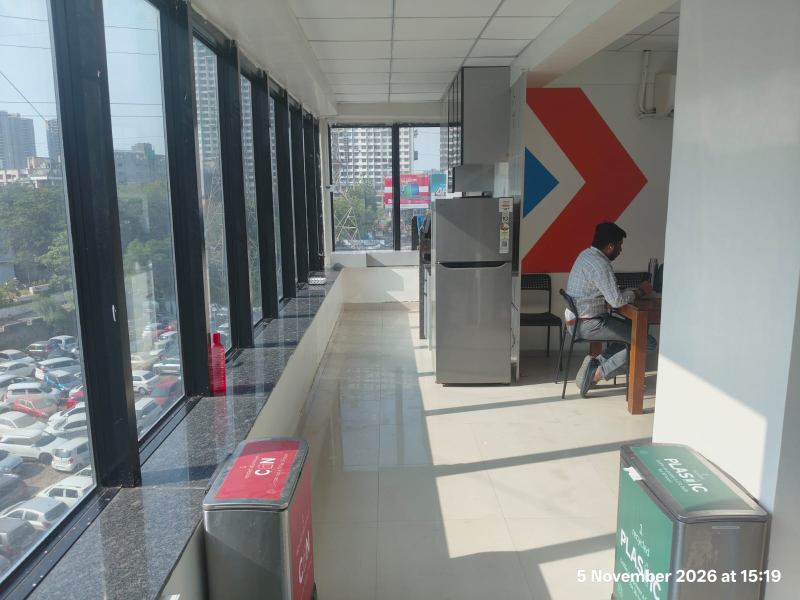
#> input picture references/img/photos/WhatsApp Image 2026-11-05 at 15.25.08 (2).jpeg, 1600 x 1200 px (shown at 1/2 size)
$ python make_backdrop.py
#> lines starting #> are read from the running program, lines starting #| are printed output that depends on the picture
"""Window view plate (TASK-1.28): hazy city outside the window wall -> assets/decals/window_backdrop.jpg.
Sky gradient + procedural hazy towers + tree band + parked-car lot tiled from photo 08 (2) (left window pane).
Plate covers game x -30..42 (72 m), y -14..31 (45 m) at z=-30 (see blender/materials.py)."""
import random, os, math
from PIL import Image, ImageDraw, ImageFilter, ImageEnhance

ROOT = os.path.dirname(os.path.dirname(os.path.abspath(__file__)))
PH = os.path.join(ROOT, "references/img/photos/WhatsApp Image 2026-11-05 at 15.25.08 (2).jpeg")
W, H = 2304, 1440          # 32 px/m
PPM = W / 72.0
rng = random.Random(5)
img = Image.new("RGB", (W, H))
#> img: PIL image 2304x1440 RGB; every value is 0
d = ImageDraw.Draw(img)

def row(y_m):  # world y (m) -> pixel row
    return int(H - (y_m + 14) * PPM)

# sky: blue at the top, pale haze at the horizon (y ~ 8 m)
for y in range(H):
    t = min(1.0, max(0.0, (row(8) - y) / (row(8) - 0)))
    c = [int(a + (b - a) * t) for a, b in zip((222, 232, 238), (126, 172, 222))]
    d.line([(0, y), (W, y)], fill=tuple(c))

# hazy towers
for _ in range(46):
    w = rng.uniform(5, 12); h = rng.uniform(10, 38)
    x = rng.uniform(0, 72 - w)
    hz = rng.uniform(0.35, 0.75)  # haze: farther = closer to the sky colour
    base = rng.choice([(176, 178, 182), (196, 184, 168), (160, 168, 180), (214, 210, 200), (150, 154, 160)])
    col = tuple(int(c * (1 - hz) + s * hz) for c, s in zip(base, (214, 226, 236)))
    x0, x1, y0, y1 = int(x * PPM), int((x + w) * PPM), row(-4 + h), row(-4)
    d.rectangle([x0, y0, x1, y1], fill=col)
    win = tuple(int(c * 0.93) for c in col)
    lit = tuple(min(255, int(c * 1.03)) for c in col)
    for yy in range(y0 + 10, y1 - 8, 22):
        d.line([(x0, yy), (x1, yy)], fill=lit, width=3)
        for xx in range(x0 + 8, x1 - 10, 20):
            d.rectangle([xx, yy + 5, xx + 11, yy + 16], fill=win)
#> this loop made 46 passes
#> (col, win, lit) on passes 1 to 12: ((196, 206, 215), (182, 191, 199), (201, 212, 221)), ((206, 209, 209), (191, 194, 194), (212, 215, 215)), ((186, 194, 203), (172, 180, 188), (191, 199, 209)), ((214, 216, 215), (199, 200, 199), (220, 222, 221)), ((206, 209, 208), (191, 194, 193), (212, 215, 214)), ((207, 211, 212), (192, 196, 197), (213, 217, 218)), ((206, 207, 206), (191, 192, 191), (212, 213, 212)), ((214, 221, 226), (199, 205, 210), (220, 227, 232)), ((191, 197, 204), (177, 183, 189), (196, 202, 210)), ((191, 202, 212), (177, 187, 197), (196, 208, 218)), ((207, 210, 210), (192, 195, 195), (213, 216, 216)), ((204, 213, 221), (189, 198, 205), (210, 219, 227))
img = img.filter(ImageFilter.GaussianBlur(3.2)); d = ImageDraw.Draw(img)
#> after `img = img.filter(ImageFilter.GaussianBlur(3.2))`:
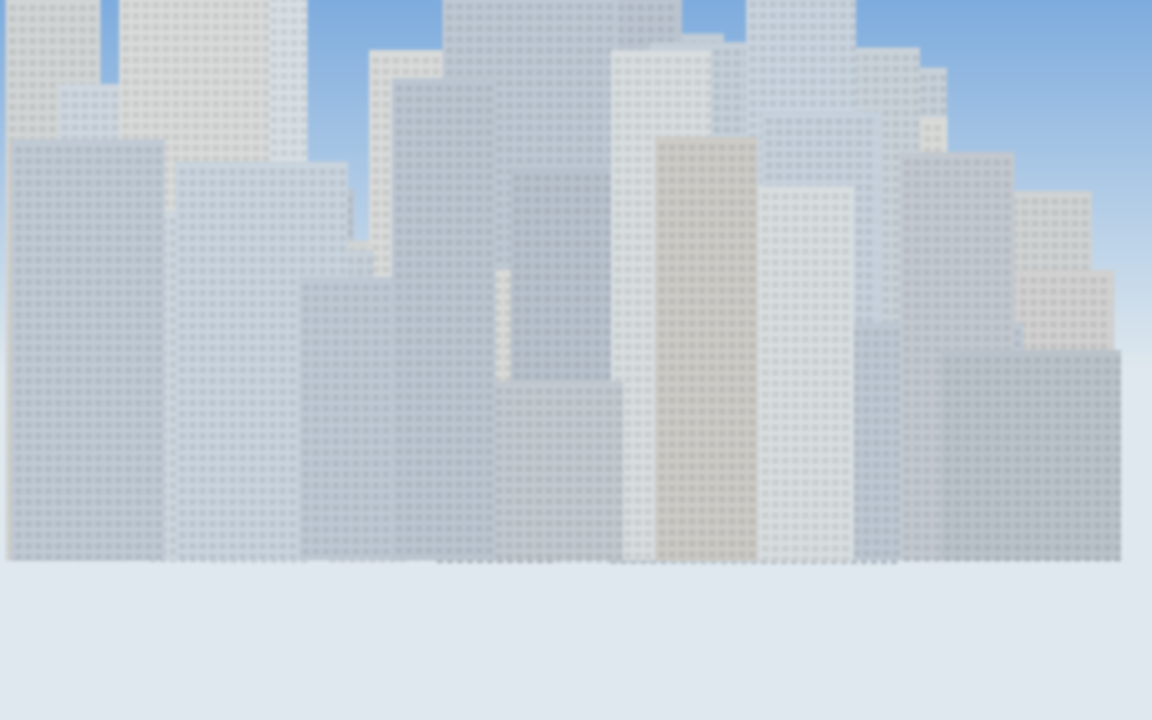
#> img: PIL image 2304x1440 RGB (shown at 1/2 size); mean R, G, B 196, 206.5, 215.6

# tree band, y -6 .. 6 m
d.rectangle([0, row(3), W, row(-6)], fill=(70, 92, 56))
for _ in range(2600):
    cx = rng.uniform(0, W); cy = row(rng.uniform(-6, 5.5)); r = rng.uniform(7, 20)
    g = rng.randint(78, 120)
    d.ellipse([cx - r, cy - r, cx + r, cy + r], fill=(g - 18, g + rng.randint(2, 18), g - 34))
img = img.filter(ImageFilter.GaussianBlur(2.4)); d = ImageDraw.Draw(img)
#> after `img = img.filter(ImageFilter.GaussianBlur(2.4))`:
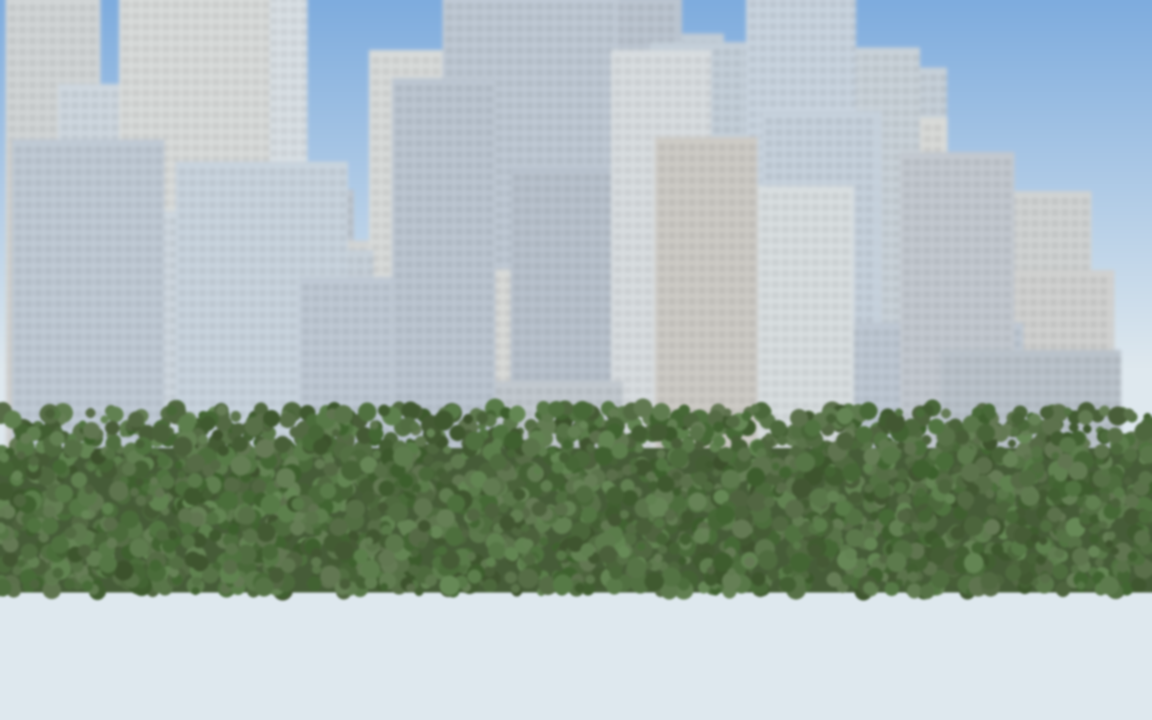
#> img: PIL image 2304x1440 RGB (shown at 1/2 size); mean R, G, B 166.5, 181.8, 178.3

# ground behind the cars (dusty lot), y -14 .. -3
d.rectangle([0, row(-3.5), W, H], fill=(150, 138, 120))

# parked cars: tile the clean left pane of the window photo, alternate mirroring, jitter brightness
src = Image.open(PH)
#> src is the input picture: PIL image 1600x1200 RGB; mean R, G, B 129.2, 133, 132.3
k = src.size[0] / 900
#> k = 1.78
pane = src.crop((int(2 * k), int(378 * k), int(88 * k), int(560 * k)))   # cars through the first window
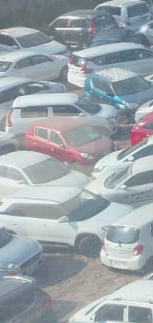
#> pane: PIL image 153x323 RGB; mean R, G, B 156.4, 165.2, 170.7
pane = ImageEnhance.Contrast(pane).enhance(1.1)
th = row(-3.5) - 0
th = H - row(-3.5)
th = int(th)
pane = pane.resize((int(pane.width * th / pane.height), th), Image.LANCZOS)
#> pane: PIL image 159x336 RGB
x = -rng.randint(0, pane.width)
#> x = -27
flip = False
while x < W:
    p = pane
    p = ImageEnhance.Brightness(p).enhance(rng.uniform(0.9, 1.08))
    img.paste(p, (x, H - th))
    x += pane.width - rng.randint(10, 40)
#> this loop made 18 passes
#> x on passes 1 to 12: 107, 250, 383, 513, 654, 787, 906, 1046, 1173, 1299, 1431, 1577
#> pass 1, `p = ImageEnhance.Brightness(p).enhance(rng.uniform(0.9, 1.08))`:
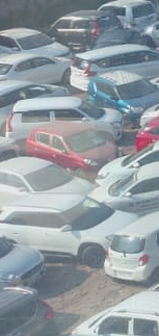
#> p: PIL image 159x336 RGB; mean R, G, B 146.5, 155.7, 161.5
#> pass 2, `p = ImageEnhance.Brightness(p).enhance(rng.uniform(0.9, 1.08))`:
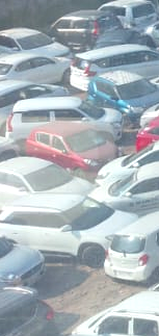
#> p: PIL image 159x336 RGB; mean R, G, B 166.9, 177.2, 183.7
#> after the loop:
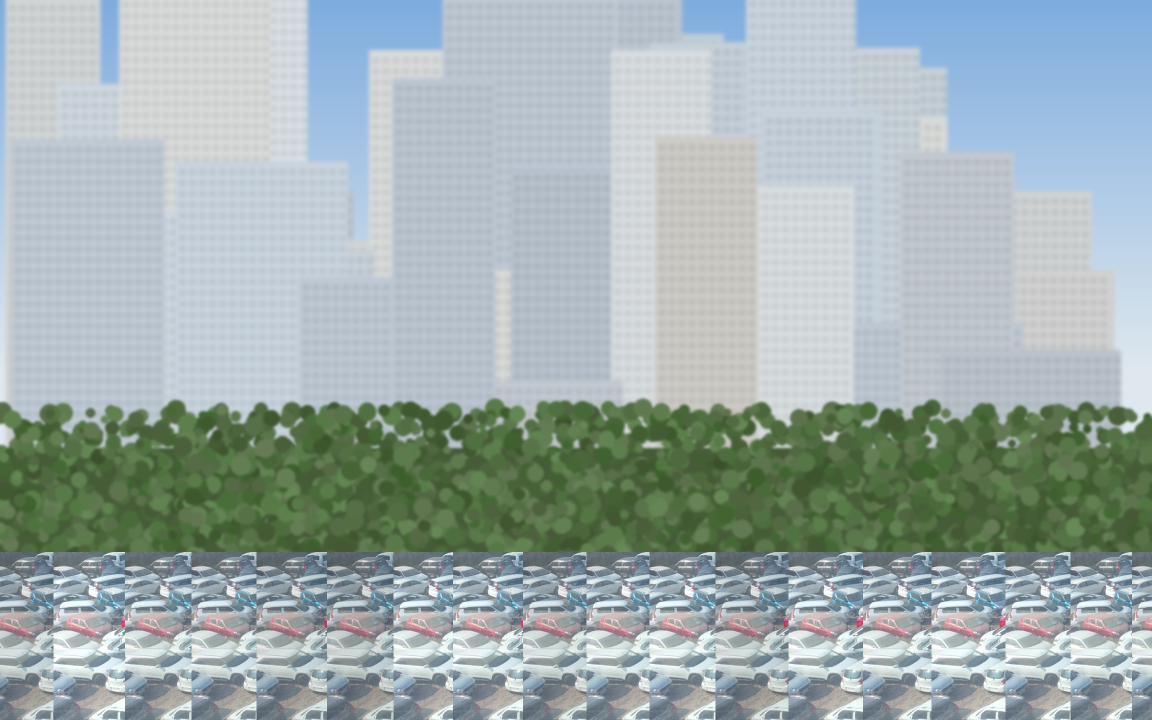
#> img: PIL image 2304x1440 RGB (shown at 1/2 size); mean R, G, B 159.8, 174, 173.3
#> after the loop, x = 2411
img = img.filter(ImageFilter.GaussianBlur(0.8))
img = ImageEnhance.Brightness(img).enhance(1.05)
out = os.path.join(ROOT, "assets/decals/window_backdrop.jpg")
img.save(out, quality=86)
print("saved", out, img.size)
#| saved assets/decals/window_backdrop.jpg (2304, 1440)

$ run again, with references/img/photos/WhatsApp Image 2026-11-05 at 15.25.02 (2).jpeg copied over references/img/photos/WhatsApp Image 2026-11-05 at 15.25.08 (2).jpeg
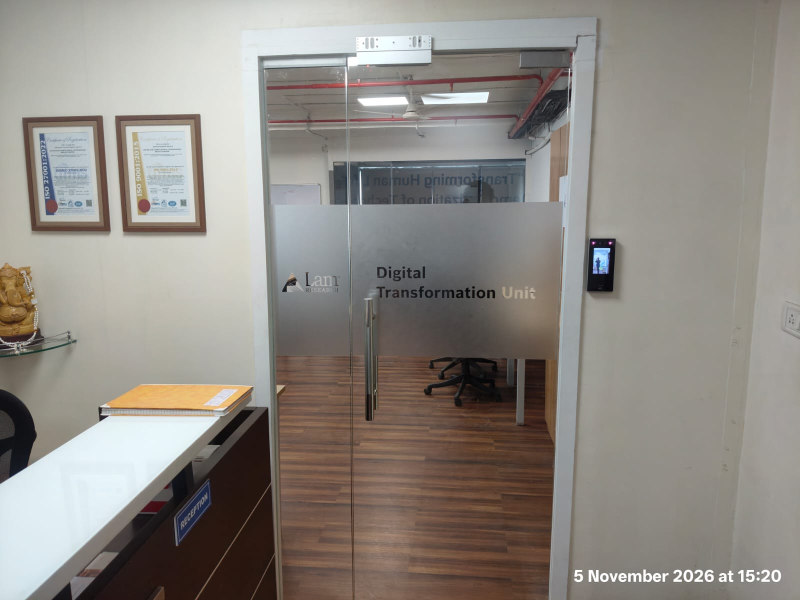
#> input picture references/img/photos/WhatsApp Image 2026-11-05 at 15.25.02 (2).jpeg, 1600 x 1200 px (shown at 1/2 size)
#> the loop `for _ in range(46):` made 46 passes
#> (col, win, lit) on passes 1 to 8: ((196, 206, 215), (182, 191, 199), (201, 212, 221)), ((206, 209, 209), (191, 194, 194), (212, 215, 215)), ((186, 194, 203), (172, 180, 188), (191, 199, 209)), ((214, 216, 215), (199, 200, 199), (220, 222, 221)), ((206, 209, 208), (191, 194, 193), (212, 215, 214)), ((207, 211, 212), (192, 196, 197), (213, 217, 218)), ((206, 207, 206), (191, 192, 191), (212, 213, 212)), ((214, 221, 226), (199, 205, 210), (220, 227, 232))
#> src is the input picture: PIL image 1600x1200 RGB; mean R, G, B 142.9, 137.8, 131.7
#> `pane = src.crop((int(2 * k), int(378 * k), int(88 * k), int(560 * k)))`:
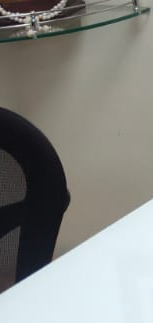
#> pane: PIL image 153x323 RGB; mean R, G, B 134.7, 135.6, 131.7
#> `x = -rng.randint(0, pane.width)`: x = -27
#> the loop `while x < W:` made 18 passes
#> x on passes 1 to 8: 107, 250, 383, 513, 654, 787, 906, 1046
#> after the loop `while x < W:`:
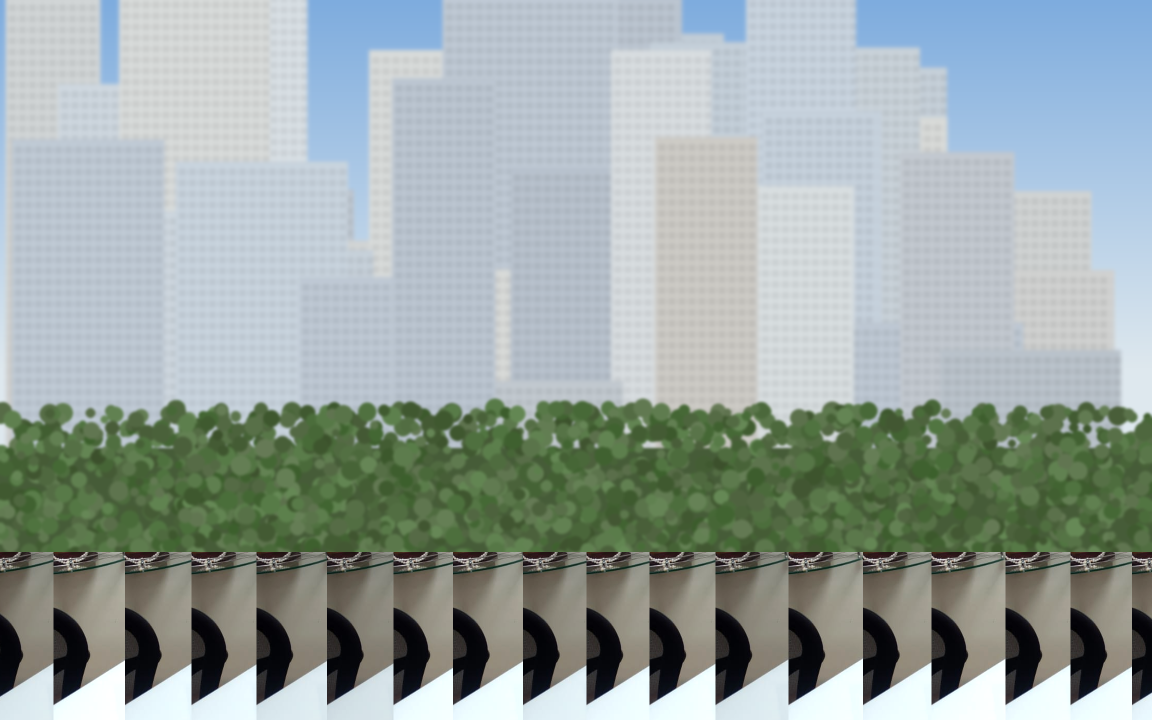
#> img: PIL image 2304x1440 RGB (shown at 1/2 size); mean R, G, B 152.6, 164.6, 161.4
#> after the loop `while x < W:`: x = 2411
#| saved assets/decals/window_backdrop.jpg (2304, 1440)
